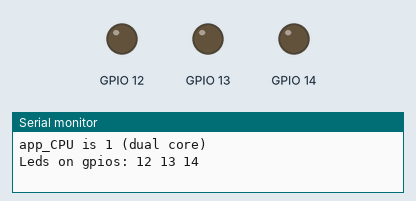
Bench run of a sketch on a simulated ESP32. Shown: output pins drawn as LEDs (lit = HIGH), the last lines printed to the serial monitor.

Above: at 0.6 s.
At 5.6 s:
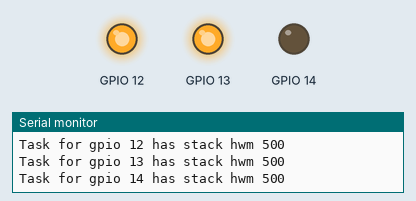
At 10.6 s:
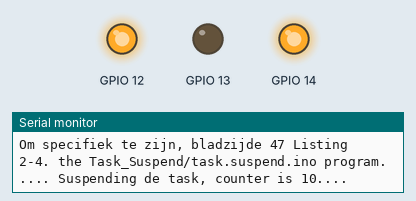
At 18.41 s:
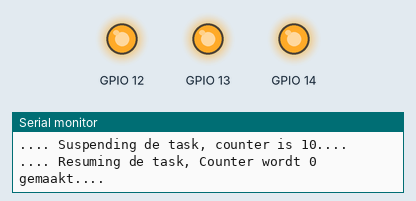
At 25.6 s:
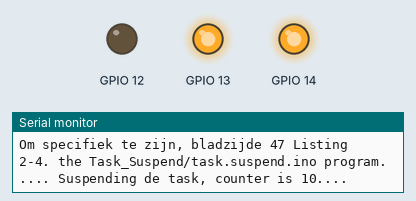
At 39.82 s:
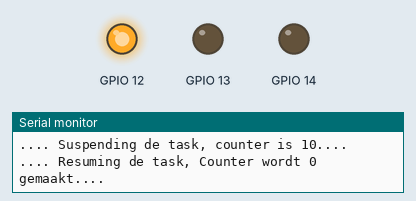
Timing chart, 0 to 40.0 s (numbered marks = the images above):
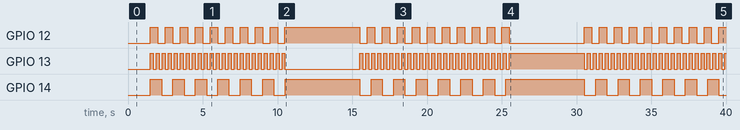

Measured:
- by itself, GPIO 13: LOW → HIGH at 1.5 s, → LOW 0.20 s later, → HIGH 0.20 s later, → LOW 0.20 s later, … (145 changes in this stretch)
- by itself, GPIO 14: repeats every 14.8 s: 5 × (LOW 0.75 s, HIGH 0.75 s), LOW 0.75 s, HIGH 5.0 s, LOW 0.75 s, HIGH 0.75 s
- by itself, GPIO 12: goes 9 × (HIGH 0.50 s, LOW 0.50 s), HIGH 5.0 s, 10 × (LOW 0.50 s, HIGH 0.50 s), LOW 5.0 s, 9 × (HIGH 0.50 s, LOW 0.50 s), then HIGH

The sketch:

Led_program.ino
```cpp
//basic_tasks.ino

#define LED1 12  // pin 12
#define LED2 13  // pin 13
#define LED3 14  // pin 14

struct s_led {
  byte          gpio;         //LED GPIO NUMMER
  byte          state;        // LED STATE
  unsigned      napms;        // Delay to use(ms)
  TaskHandle_t  taskh;         //task handle
};

static s_led leds[3] = {
  { LED1, 0, 500, 0 },
  { LED2, 0, 200, 0 },
  { LED3, 0, 750, 0 }
};

static void led_task_func(void *argp) {
  s_led *ledp = (s_led*)argp;
  unsigned stack_hwm = 0, temp;

  delay(1000);

  for (;;) {
    digitalWrite(ledp->gpio,ledp->state ^= 1);
    temp = uxTaskGetStackHighWaterMark(nullptr);
    if ( !stack_hwm || temp < stack_hwm ) {
      stack_hwm = temp;
      printf("Task for gpio %d has stack hwm %u\n",
        ledp->gpio,stack_hwm);
    }
    delay(ledp->napms);
  }
}

void setup() {
  int app_cpu = 0;  //cpu counter

  delay(500);  //pause for serial setup

  app_cpu = xPortGetCoreID();
  printf("app_CPU is %d (%s core)\n",
  app_cpu,
  app_cpu > 0 ? "dual" : "Single");

  printf("Leds on gpios: ");
  for ( auto& led : leds ) {
    pinMode(led.gpio,OUTPUT);
    digitalWrite(led.gpio,LOW);
    xTaskCreatePinnedToCore(
      led_task_func,
      "led_task",
      2048,
      &led,
      1,
      &led.taskh,
      app_cpu
     );

  printf("%d ",led.gpio);
  }
  putchar('\n');
}

int counter = 0;

void loop() {

  delay(1000);
  counter++;

  if (counter == 10){

    printf("Als bron heb ik het boek FreeTROS for ESP32 arduino gebruikt....\n");
    printf("Om specifiek te zijn, bladzijde 47 Listing 2-4. the Task_Suspend/task.suspend.ino program.");
    printf("\n");

    printf(".... Suspending de task, counter is 10....\n");
    vTaskSuspend(leds[0].taskh);  //suspend de task als counter 10 is.
    vTaskSuspend(leds[1].taskh);
    vTaskSuspend(leds[2].taskh);
    delay(5000);                  //wacht 5 seconden.
    printf(".... Resuming de task, Counter wordt 0 gemaakt....\n");
    vTaskResume(leds[0].taskh);   //resume de taak
    vTaskResume(leds[1].taskh);
    vTaskResume(leds[2].taskh);
    counter = 0;                  // Zet counter op 0.
  }
}
```
